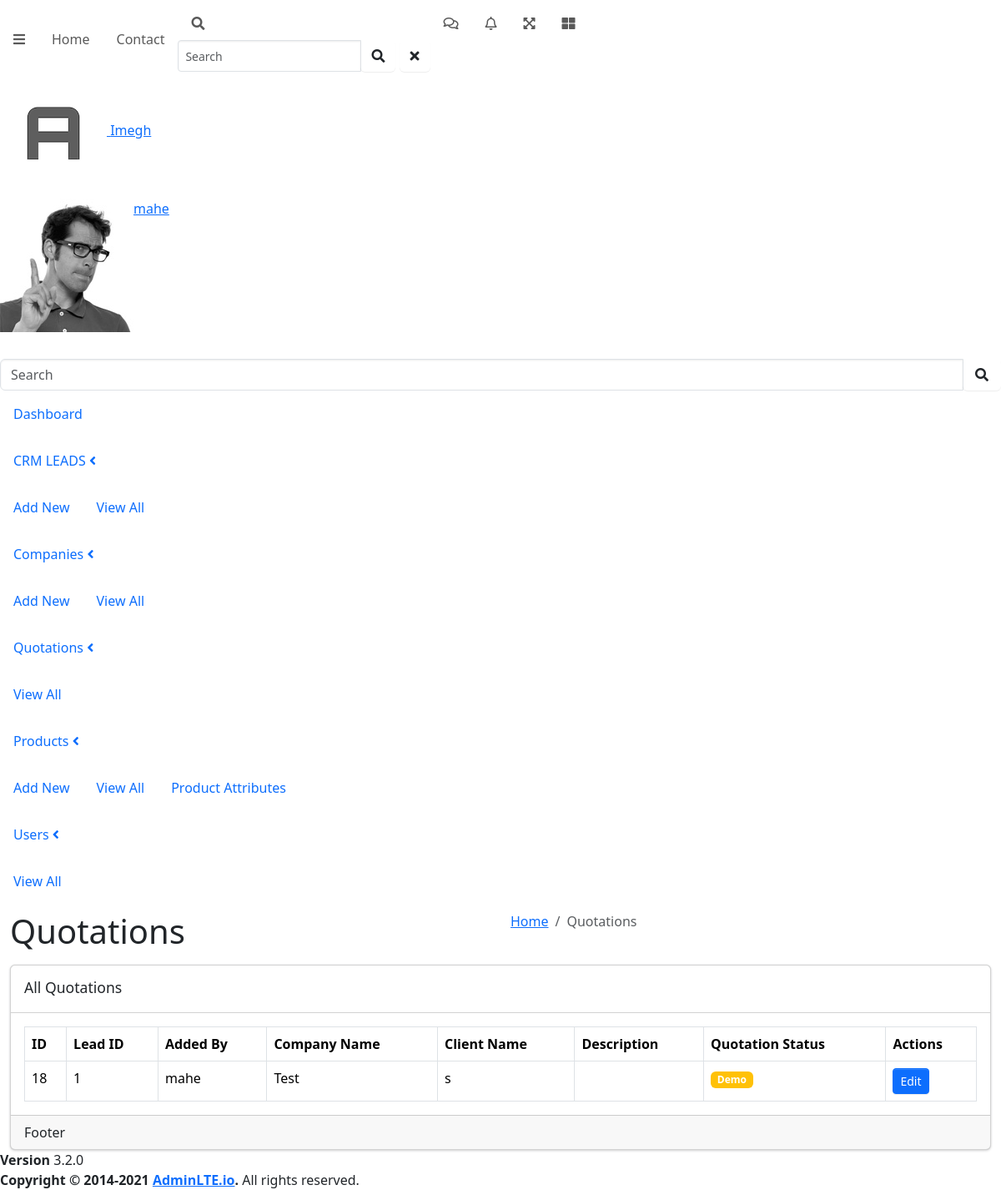
Page /admin/quotations/index.php (signed in) on the committed database.
### tables this page shows
CREATE TABLE `quotations` (
  `id` int(10) UNSIGNED NOT NULL,
  `antivirus_backup` varchar(10) DEFAULT NULL,
  `description` text NOT NULL,
  `location` varchar(100) NOT NULL,
  `server_type` varchar(100) NOT NULL,
  `otc` decimal(10,2) DEFAULT NULL,
  `sub_total` decimal(10,2) DEFAULT NULL,
  `lead_id` int(10) NOT NULL,
  `company_id` int(10) NOT NULL,
  `added_by` int(10) NOT NULL,
  `updated` datetime NOT NULL DEFAULT current_timestamp() ON UPDATE current_timestamp(),
  `added_date` datetime NOT NULL DEFAULT current_timestamp(),
  `quotation_status` varchar(20) NOT NULL DEFAULT 'demo',
  `status` int(10) NOT NULL DEFAULT 1
);

CREATE TABLE `users` (
  `id` int(11) NOT NULL,
  `name` varchar(200) DEFAULT NULL,
  `email` varchar(200) DEFAULT NULL,
  `gender` varchar(20) DEFAULT NULL,
  `username` varchar(100) NOT NULL,
  `password` varchar(255) NOT NULL,
  `role` enum('admin','user') NOT NULL DEFAULT 'user'
);

CREATE TABLE `companies` (
  `id` int(11) NOT NULL,
  `name` varchar(255) NOT NULL,
  `client_name` varchar(255) NOT NULL,
  `country_code` varchar(10) DEFAULT NULL,
  `gst_no` varchar(50) DEFAULT NULL,
  `cin_no` varchar(100) DEFAULT NULL,
  `city` varchar(100) NOT NULL,
  `state` varchar(100) NOT NULL,
  `industry` varchar(100) NOT NULL,
  `email` varchar(255) NOT NULL,
  `phone` varchar(20) NOT NULL,
  `address` text NOT NULL,
  `pin_code` varchar(10) NOT NULL,
  `country` varchar(100) DEFAULT NULL,
  `pan_no` varchar(50) DEFAULT NULL,
  `website` varchar(200) DEFAULT NULL,
  `created_at` timestamp NOT NULL DEFAULT current_timestamp(),
  `updated_at` timestamp NOT NULL DEFAULT current_timestamp() ON UPDATE current_timestamp()
);

### includes/class.db.php (called while the page is built, shortened)
<?php
class DB
{
    private $link;
    public function __construct()
    {
        $this->link = new mysqli(DB_HOST, DB_USER, DB_PASS, DB_NAME);
    }
    public function get_row($query)
    {
        $query = $this->link->query($query);
        if (mysqli_error($this->link)) {
            $this->log_db_errors(mysqli_error($this->link), $query, 'Fatal');
            return false;
        } else {
            $r = mysqli_fetch_array($query, MYSQLI_ASSOC);
            return $r;
        }
    }
    public function get_results($query)
    {
        $row   = [];
        $query = $this->link->query($query);
        if (mysqli_error($this->link)) {
            $this->log_db_errors(mysqli_error($this->link), $query, 'Fatal');
            return false;
        } else {
            while ($r = mysqli_fetch_array($query, MYSQLI_ASSOC)) {
                $row[] = $r;
            }
            return $row;
        }
    }
}

### includes/functions.php (called while the page is built, shortened)
<?php
function getCompanyDetailsFromQuotationId($quotationId) {
    global $db;
    $query = "SELECT companies.* FROM quotations
              INNER JOIN crmleads ON quotations.lead_id = crmleads.id
              INNER JOIN companies ON crmleads.company_id = companies.id
              WHERE quotations.id = $quotationId";
    $row = $db->get_row($query);
    return $row;
}
function getUserDetailsFromUserId($userId) {
    global $db;
    $query = "SELECT * FROM users WHERE id = $userId";
    $row = $db->get_row($query);
    return $row;
}

### admin/quotations/index.php (the view, shortened to what this page needs)
<?php
    $pageTitle = 'Quotations';
    include '../../includes/header.php';
?>
<div class="row">
    <div class="col-12">
        <div class="card">
            <div class="card-header">
                <h3 class="card-title">All <?php echo $pageTitle ?></h3>
                <div class="card-tools">
                    <button type="button" class="btn btn-tool" data-lte-toggle="card-collapse" title="Collapse">
                    </button>
                    <button type="button" class="btn btn-tool" data-lte-toggle="card-remove" title="Remove">
                    </button>
                </div>
            </div>
            <div class="card-body">
                <?php
                    $db        = new DB();
                    $query     = "SELECT * FROM quotations Where status = 1 ORDER BY id DESC";
                    $quotations = $db->get_results($query);
                ?>
                <table id="companies" class="table table-bordered table-hover">
                    <thead>
                        <tr>
                            <th>ID</th>
                            <th>Lead ID</th>
                            <th>Added By</th>
                            <th>Company Name</th>
                            <th>Client Name</th>
                            <th>Description</th>
                            <th>Quotation Status</th>
                            <th>Actions</th>
                        </tr>
                    </thead>
                    <tbody>
                        <?php foreach ($quotations as $quotation): ?>
                            <?php
                                $company= getCompanyDetailsFromQuotationId($quotation['id']);
                                $user= getUserDetailsFromUserId($quotation['added_by']);
                                ?>
                        <tr>
                            <td><?php echo $quotation['id']; ?></td>
                            <td><?php echo $quotation['lead_id']; ?></td>
                            <td><?php echo $user['name']; ?></td>
                            <td><?php echo $company['name']; ?></td>
                            <td><?php echo $company['client_name']; ?></td>
                            <td><?php echo $quotation['description']; ?></td>
                            <td>
                                <?php
                                    if($quotation['quotation_status'] == 'demo'){
                                        echo '<span class="badge bg-warning">Demo</span>';
                                    }else{
                                        echo '<span class="badge bg-success">Live</span>';
                                    }
                                ?>
                            </td>
                            <td>
                                <a href="#"
                                    class="btn btn-sm btn-primary">Edit</a>
                            </td>
                        </tr>
                        <?php endforeach; ?>
                    </tbody>
                </table>
            </div>
            <div class="card-footer">Footer</div>
        </div>
    </div>
</div>
<?php
    include '../../includes/footer.php';
?>

### rows in the picture
quotations: id "18", lead "1", users.name "mahe", company.name "Test", company.client_name "s", quotation_status "Demo"

### other values in the picture
$_SESSION['user']['name'] "mahe"
$pageTitle "Quotations"
